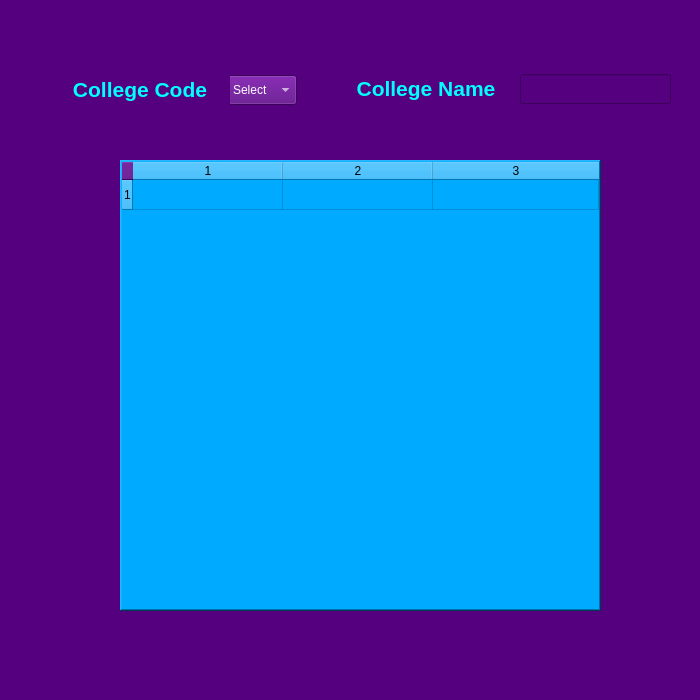
<?xml version="1.0" encoding="UTF-8"?>
<ui version="4.0">
 <class>MainWindow</class>
 <widget class="QMainWindow" name="MainWindow">
  <property name="geometry">
   <rect>
    <x>0</x>
    <y>0</y>
    <width>700</width>
    <height>700</height>
   </rect>
  </property>
  <property name="maximumSize">
   <size>
    <width>700</width>
    <height>700</height>
   </size>
  </property>
  <property name="baseSize">
   <size>
    <width>0</width>
    <height>0</height>
   </size>
  </property>
  <property name="windowTitle">
   <string>Placement Record</string>
  </property>
  <property name="styleSheet">
   <string notr="true">background-color: rgb(85, 0, 127);</string>
  </property>
  <property name="iconSize">
   <size>
    <width>20</width>
    <height>20</height>
   </size>
  </property>
  <widget class="QWidget" name="centralwidget">
   <widget class="QComboBox" name="comboBoxcode">
    <property name="geometry">
     <rect>
      <x>228</x>
      <y>75</y>
      <width>69</width>
      <height>30</height>
     </rect>
    </property>
    <property name="styleSheet">
     <string notr="true">font: 75 12pt &quot;MS Shell Dlg 2&quot;;
color: rgb(255, 255, 255);</string>
    </property>
    <item>
     <property name="text">
      <string>Select</string>
     </property>
    </item>
   </widget>
   <widget class="QLabel" name="label">
    <property name="geometry">
     <rect>
      <x>50</x>
      <y>75</y>
      <width>180</width>
      <height>30</height>
     </rect>
    </property>
    <property name="text">
     <string>&lt;html&gt;&lt;head/&gt;&lt;body&gt;&lt;p align=&quot;center&quot;&gt;&lt;span style=&quot; font-size:16pt; font-weight:600; color:#00ffff;&quot;&gt;College Code&lt;/span&gt;&lt;/p&gt;&lt;/body&gt;&lt;/html&gt;</string>
    </property>
   </widget>
   <widget class="QLabel" name="label_2">
    <property name="geometry">
     <rect>
      <x>336</x>
      <y>74</y>
      <width>180</width>
      <height>30</height>
     </rect>
    </property>
    <property name="text">
     <string>&lt;html&gt;&lt;head/&gt;&lt;body&gt;&lt;p align=&quot;center&quot;&gt;&lt;span style=&quot; font-size:16pt; font-weight:600; color:#00ffff;&quot;&gt;College Name&lt;/span&gt;&lt;/p&gt;&lt;/body&gt;&lt;/html&gt;</string>
    </property>
   </widget>
   <widget class="QLineEdit" name="clgname">
    <property name="geometry">
     <rect>
      <x>520</x>
      <y>74</y>
      <width>151</width>
      <height>30</height>
     </rect>
    </property>
    <property name="styleSheet">
     <string notr="true">font: 75 14pt &quot;MS Shell Dlg 2&quot;;
color: rgb(255, 255, 255);</string>
    </property>
   </widget>
   <widget class="QTableWidget" name="tableWidget">
    <property name="geometry">
     <rect>
      <x>120</x>
      <y>160</y>
      <width>481</width>
      <height>451</height>
     </rect>
    </property>
    <property name="maximumSize">
     <size>
      <width>700</width>
      <height>700</height>
     </size>
    </property>
    <property name="styleSheet">
     <string notr="true">font: 75 12pt &quot;MS Shell Dlg 2&quot;;
background-color: rgb(0, 170, 255);
color: rgb(0, 0, 0);
text-align:center;</string>
    </property>
    <property name="frameShape">
     <enum>QFrame::WinPanel</enum>
    </property>
    <property name="frameShadow">
     <enum>QFrame::Raised</enum>
    </property>
    <property name="lineWidth">
     <number>4</number>
    </property>
    <property name="midLineWidth">
     <number>2</number>
    </property>
    <property name="sizeAdjustPolicy">
     <enum>QAbstractScrollArea::AdjustToContentsOnFirstShow</enum>
    </property>
    <property name="alternatingRowColors">
     <bool>false</bool>
    </property>
    <property name="gridStyle">
     <enum>Qt::CustomDashLine</enum>
    </property>
    <property name="rowCount">
     <number>1</number>
    </property>
    <property name="columnCount">
     <number>3</number>
    </property>
    <attribute name="horizontalHeaderCascadingSectionResizes">
     <bool>false</bool>
    </attribute>
    <attribute name="horizontalHeaderDefaultSectionSize">
     <number>150</number>
    </attribute>
    <attribute name="horizontalHeaderStretchLastSection">
     <bool>true</bool>
    </attribute>
    <row/>
    <column/>
    <column/>
    <column/>
   </widget>
  </widget>
  <widget class="QStatusBar" name="statusbar"/>
  <action name="btnrefresh">
   <property name="icon">
    <iconset resource="Resources/managerlogin.qrc">
     <normaloff>:/images/edit.png</normaloff>:/images/edit.png</iconset>
   </property>
   <property name="text">
    <string/>
   </property>
   <property name="toolTip">
    <string>Click to Refresh</string>
   </property>
  </action>
 </widget>
 <resources>
  <include location="Resources/managerlogin.qrc"/>
 </resources>
 <connections/>
</ui>
